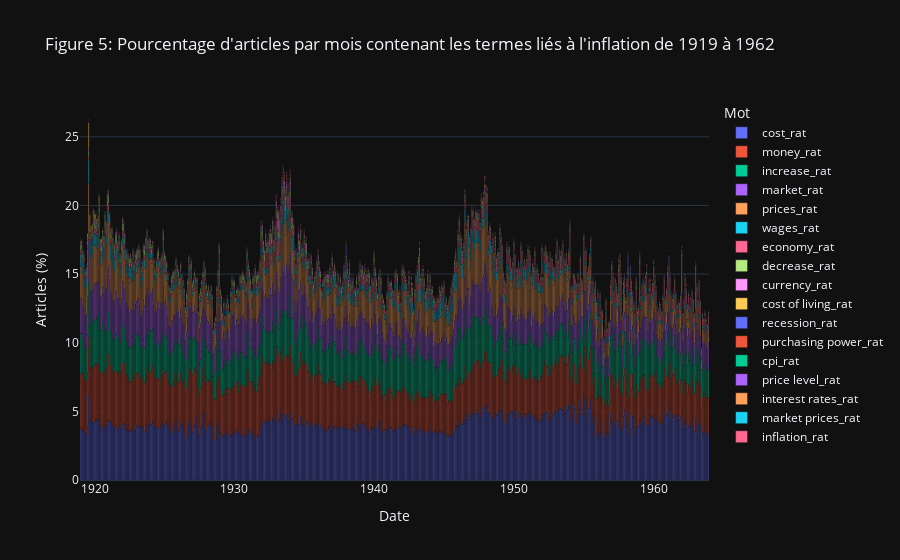

The notebook cell saved with this chart:
### Code cell
stacked_bar(
    freq_sub,
    'date',
    selected_rat,
    "Figure 5: Pourcentage d'articles par mois contenant les termes liés à l'inflation de 1919 à 1962",
    "Date",
    "Articles (%)",
    "Mot"
)

### Figure 1 — Plotly figure (JSON) as saved in the notebook; plotly's stock layout.template omitted (floating-point values rounded to 4 significant figures; data arrays with more than 128 entries replaced by an {"elided": "..."} marker saying what was removed)
{"data": [{"alignmentgroup": "True", "hovertemplate": "Mot=cost_rat<br>Date=%{x}<br>Articles (%)=%{y}<extra></extra>", "legendgroup": "cost_rat", "marker": {"color": "#636efa", "pattern": {"shape": ""}}, "name": "cost_rat", "offsetgroup": "cost_rat", "orientation": "v", "showlegend": true, "textposition": "auto", "type": "bar", "x": {"elided": "540 str values"}, "xaxis": "x", "y": {"elided": "540 float values"}, "yaxis": "y"}, {"alignmentgroup": "True", "hovertemplate": "Mot=money_rat<br>Date=%{x}<br>Articles (%)=%{y}<extra></extra>", "legendgroup": "money_rat", "marker": {"color": "#EF553B", "pattern": {"shape": ""}}, "name": "money_rat", "offsetgroup": "money_rat", "orientation": "v", "showlegend": true, "textposition": "auto", "type": "bar", "x": {"elided": "540 str values"}, "xaxis": "x", "y": {"elided": "540 float values"}, "yaxis": "y"}, {"alignmentgroup": "True", "hovertemplate": "Mot=increase_rat<br>Date=%{x}<br>Articles (%)=%{y}<extra></extra>", "legendgroup": "increase_rat", "marker": {"color": "#00cc96", "pattern": {"shape": ""}}, "name": "increase_rat", "offsetgroup": "increase_rat", "orientation": "v", "showlegend": true, "textposition": "auto", "type": "bar", "x": {"elided": "540 str values"}, "xaxis": "x", "y": {"elided": "540 float values"}, "yaxis": "y"}, {"alignmentgroup": "True", "hovertemplate": "Mot=market_rat<br>Date=%{x}<br>Articles (%)=%{y}<extra></extra>", "legendgroup": "market_rat", "marker": {"color": "#ab63fa", "pattern": {"shape": ""}}, "name": "market_rat", "offsetgroup": "market_rat", "orientation": "v", "showlegend": true, "textposition": "auto", "type": "bar", "x": {"elided": "540 str values"}, "xaxis": "x", "y": {"elided": "540 float values"}, "yaxis": "y"}, {"alignmentgroup": "True", "hovertemplate": "Mot=prices_rat<br>Date=%{x}<br>Articles (%)=%{y}<extra></extra>", "legendgroup": "prices_rat", "marker": {"color": "#FFA15A", "pattern": {"shape": ""}}, "name": "prices_rat", "offsetgroup": "prices_rat", "orientation": "v", "showlegend": true, "textposition": "auto", "type": "bar", "x": {"elided": "540 str values"}, "xaxis": "x", "y": {"elided": "540 float values"}, "yaxis": "y"}, {"alignmentgroup": "True", "hovertemplate": "Mot=wages_rat<br>Date=%{x}<br>Articles (%)=%{y}<extra></extra>", "legendgroup": "wages_rat", "marker": {"color": "#19d3f3", "pattern": {"shape": ""}}, "name": "wages_rat", "offsetgroup": "wages_rat", "orientation": "v", "showlegend": true, "textposition": "auto", "type": "bar", "x": {"elided": "540 str values"}, "xaxis": "x", "y": {"elided": "540 float values"}, "yaxis": "y"}, {"alignmentgroup": "True", "hovertemplate": "Mot=economy_rat<br>Date=%{x}<br>Articles (%)=%{y}<extra></extra>", "legendgroup": "economy_rat", "marker": {"color": "#FF6692", "pattern": {"shape": ""}}, "name": "economy_rat", "offsetgroup": "economy_rat", "orientation": "v", "showlegend": true, "textposition": "auto", "type": "bar", "x": {"elided": "540 str values"}, "xaxis": "x", "y": {"elided": "540 float values"}, "yaxis": "y"}, {"alignmentgroup": "True", "hovertemplate": "Mot=decrease_rat<br>Date=%{x}<br>Articles (%)=%{y}<extra></extra>", "legendgroup": "decrease_rat", "marker": {"color": "#B6E880", "pattern": {"shape": ""}}, "name": "decrease_rat", "offsetgroup": "decrease_rat", "orientation": "v", "showlegend": true, "textposition": "auto", "type": "bar", "x": {"elided": "540 str values"}, "xaxis": "x", "y": {"elided": "540 float values"}, "yaxis": "y"}, {"alignmentgroup": "True", "hovertemplate": "Mot=currency_rat<br>Date=%{x}<br>Articles (%)=%{y}<extra></extra>", "legendgroup": "currency_rat", "marker": {"color": "#FF97FF", "pattern": {"shape": ""}}, "name": "currency_rat", "offsetgroup": "currency_rat", "orientation": "v", "showlegend": true, "textposition": "auto", "type": "bar", "x": {"elided": "540 str values"}, "xaxis": "x", "y": {"elided": "540 float values"}, "yaxis": "y"}, {"alignmentgroup": "True", "hovertemplate": "Mot=cost of living_rat<br>Date=%{x}<br>Articles (%)=%{y}<extra></extra>", "legendgroup": "cost of living_rat", "marker": {"color": "#FECB52", "pattern": {"shape": ""}}, "name": "cost of living_rat", "offsetgroup": "cost of living_rat", "orientation": "v", "showlegend": true, "textposition": "auto", "type": "bar", "x": {"elided": "540 str values"}, "xaxis": "x", "y": {"elided": "540 float values"}, "yaxis": "y"}, {"alignmentgroup": "True", "hovertemplate": "Mot=recession_rat<br>Date=%{x}<br>Articles (%)=%{y}<extra></extra>", "legendgroup": "recession_rat", "marker": {"color": "#636efa", "pattern": {"shape": ""}}, "name": "recession_rat", "offsetgroup": "recession_rat", "orientation": "v", "showlegend": true, "textposition": "auto", "type": "bar", "x": {"elided": "540 str values"}, "xaxis": "x", "y": {"elided": "540 float values"}, "yaxis": "y"}, {"alignmentgroup": "True", "hovertemplate": "Mot=purchasing power_rat<br>Date=%{x}<br>Articles (%)=%{y}<extra></extra>", "legendgroup": "purchasing power_rat", "marker": {"color": "#EF553B", "pattern": {"shape": ""}}, "name": "purchasing power_rat", "offsetgroup": "purchasing power_rat", "orientation": "v", "showlegend": true, "textposition": "auto", "type": "bar", "x": {"elided": "540 str values"}, "xaxis": "x", "y": {"elided": "540 float values"}, "yaxis": "y"}, {"alignmentgroup": "True", "hovertemplate": "Mot=cpi_rat<br>Date=%{x}<br>Articles (%)=%{y}<extra></extra>", "legendgroup": "cpi_rat", "marker": {"color": "#00cc96", "pattern": {"shape": ""}}, "name": "cpi_rat", "offsetgroup": "cpi_rat", "orientation": "v", "showlegend": true, "textposition": "auto", "type": "bar", "x": {"elided": "540 str values"}, "xaxis": "x", "y": {"elided": "540 float values"}, "yaxis": "y"}, {"alignmentgroup": "True", "hovertemplate": "Mot=price level_rat<br>Date=%{x}<br>Articles (%)=%{y}<extra></extra>", "legendgroup": "price level_rat", "marker": {"color": "#ab63fa", "pattern": {"shape": ""}}, "name": "price level_rat", "offsetgroup": "price level_rat", "orientation": "v", "showlegend": true, "textposition": "auto", "type": "bar", "x": {"elided": "540 str values"}, "xaxis": "x", "y": {"elided": "540 float values"}, "yaxis": "y"}, {"alignmentgroup": "True", "hovertemplate": "Mot=interest rates_rat<br>Date=%{x}<br>Articles (%)=%{y}<extra></extra>", "legendgroup": "interest rates_rat", "marker": {"color": "#FFA15A", "pattern": {"shape": ""}}, "name": "interest rates_rat", "offsetgroup": "interest rates_rat", "orientation": "v", "showlegend": true, "textposition": "auto", "type": "bar", "x": {"elided": "540 str values"}, "xaxis": "x", "y": {"elided": "540 float values"}, "yaxis": "y"}, {"alignmentgroup": "True", "hovertemplate": "Mot=market prices_rat<br>Date=%{x}<br>Articles (%)=%{y}<extra></extra>", "legendgroup": "market prices_rat", "marker": {"color": "#19d3f3", "pattern": {"shape": ""}}, "name": "market prices_rat", "offsetgroup": "market prices_rat", "orientation": "v", "showlegend": true, "textposition": "auto", "type": "bar", "x": {"elided": "540 str values"}, "xaxis": "x", "y": {"elided": "540 float values"}, "yaxis": "y"}, {"alignmentgroup": "True", "hovertemplate": "Mot=inflation_rat<br>Date=%{x}<br>Articles (%)=%{y}<extra></extra>", "legendgroup": "inflation_rat", "marker": {"color": "#FF6692", "pattern": {"shape": ""}}, "name": "inflation_rat", "offsetgroup": "inflation_rat", "orientation": "v", "showlegend": true, "textposition": "auto", "type": "bar", "x": {"elided": "540 str values"}, "xaxis": "x", "y": {"elided": "540 float values"}, "yaxis": "y"}], "layout": {"barmode": "relative", "legend": {"title": {"text": "Mot"}, "tracegroupgap": 0}, "title": {"text": "Figure 5: Pourcentage d'articles par mois contenant les termes liés à l'inflation de 1919 à 1962"}, "xaxis": {"anchor": "y", "domain": [0, 1], "title": {"text": "Date"}}, "yaxis": {"anchor": "x", "domain": [0, 1], "title": {"text": "Articles (%)"}}}}
